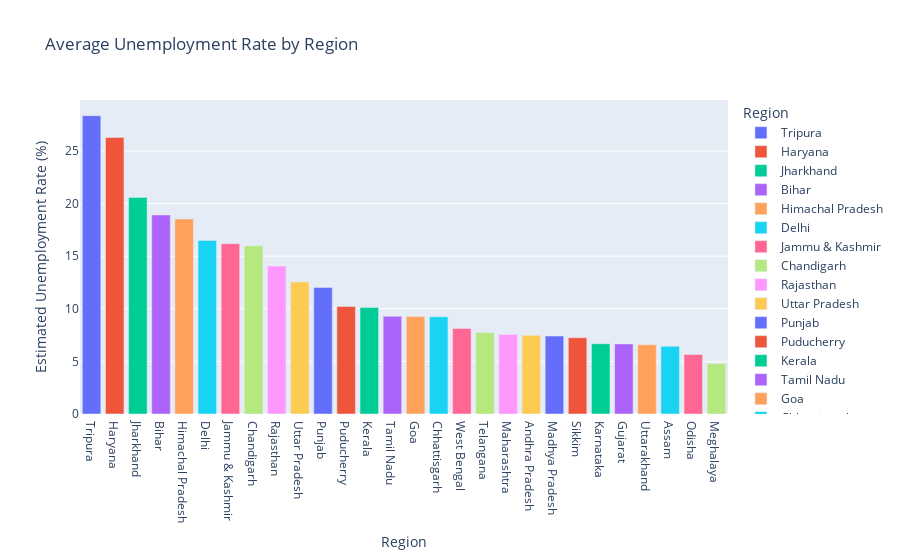

The cell this chart's notebook holds for it:
### Markdown cell above
3. Regional Analysis
We will analyze the unemployment rate by region to see if certain regions are more affected than others.

### Code cell
# Calculate the mean unemployment rate for each region
average_unemployment_rate = unemployment_data_cleaned.groupby('Region')['Estimated Unemployment Rate (%)'].mean().reset_index()

# Sort the data by unemployment rate
average_unemployment_rate = average_unemployment_rate.sort_values(by='Estimated Unemployment Rate (%)', ascending=False)

# Plot the average unemployment rate by region
fig = px.bar(average_unemployment_rate, x='Region', y='Estimated Unemployment Rate (%)', color='Region',
             title='Average Unemployment Rate by Region',
             labels={'Estimated Unemployment Rate (%)': 'Estimated Unemployment Rate (%)'})

# Ensure the plot is ordered
fig.update_layout(xaxis={'categoryorder':'total descending'})
fig.show()

### Figure 1 — Plotly figure (JSON) as saved in the notebook; plotly's stock layout.template omitted (floating-point values rounded to 4 significant figures)
{"data": [{"alignmentgroup": "True", "hovertemplate": "Region=%{x}<br>Estimated Unemployment Rate (%)=%{y}<extra></extra>", "legendgroup": "Tripura", "marker": {"color": "#636efa", "pattern": {"shape": ""}}, "name": "Tripura", "offsetgroup": "Tripura", "orientation": "v", "showlegend": true, "textposition": "auto", "type": "bar", "x": ["Tripura"], "xaxis": "x", "y": [28.35], "yaxis": "y"}, {"alignmentgroup": "True", "hovertemplate": "Region=%{x}<br>Estimated Unemployment Rate (%)=%{y}<extra></extra>", "legendgroup": "Haryana", "marker": {"color": "#EF553B", "pattern": {"shape": ""}}, "name": "Haryana", "offsetgroup": "Haryana", "orientation": "v", "showlegend": true, "textposition": "auto", "type": "bar", "x": ["Haryana"], "xaxis": "x", "y": [26.28], "yaxis": "y"}, {"alignmentgroup": "True", "hovertemplate": "Region=%{x}<br>Estimated Unemployment Rate (%)=%{y}<extra></extra>", "legendgroup": "Jharkhand", "marker": {"color": "#00cc96", "pattern": {"shape": ""}}, "name": "Jharkhand", "offsetgroup": "Jharkhand", "orientation": "v", "showlegend": true, "textposition": "auto", "type": "bar", "x": ["Jharkhand"], "xaxis": "x", "y": [20.59], "yaxis": "y"}, {"alignmentgroup": "True", "hovertemplate": "Region=%{x}<br>Estimated Unemployment Rate (%)=%{y}<extra></extra>", "legendgroup": "Bihar", "marker": {"color": "#ab63fa", "pattern": {"shape": ""}}, "name": "Bihar", "offsetgroup": "Bihar", "orientation": "v", "showlegend": true, "textposition": "auto", "type": "bar", "x": ["Bihar"], "xaxis": "x", "y": [18.92], "yaxis": "y"}, {"alignmentgroup": "True", "hovertemplate": "Region=%{x}<br>Estimated Unemployment Rate (%)=%{y}<extra></extra>", "legendgroup": "Himachal Pradesh", "marker": {"color": "#FFA15A", "pattern": {"shape": ""}}, "name": "Himachal Pradesh", "offsetgroup": "Himachal Pradesh", "orientation": "v", "showlegend": true, "textposition": "auto", "type": "bar", "x": ["Himachal Pradesh"], "xaxis": "x", "y": [18.54], "yaxis": "y"}, {"alignmentgroup": "True", "hovertemplate": "Region=%{x}<br>Estimated Unemployment Rate (%)=%{y}<extra></extra>", "legendgroup": "Delhi", "marker": {"color": "#19d3f3", "pattern": {"shape": ""}}, "name": "Delhi", "offsetgroup": "Delhi", "orientation": "v", "showlegend": true, "textposition": "auto", "type": "bar", "x": ["Delhi"], "xaxis": "x", "y": [16.5], "yaxis": "y"}, {"alignmentgroup": "True", "hovertemplate": "Region=%{x}<br>Estimated Unemployment Rate (%)=%{y}<extra></extra>", "legendgroup": "Jammu & Kashmir", "marker": {"color": "#FF6692", "pattern": {"shape": ""}}, "name": "Jammu & Kashmir", "offsetgroup": "Jammu & Kashmir", "orientation": "v", "showlegend": true, "textposition": "auto", "type": "bar", "x": ["Jammu & Kashmir"], "xaxis": "x", "y": [16.19], "yaxis": "y"}, {"alignmentgroup": "True", "hovertemplate": "Region=%{x}<br>Estimated Unemployment Rate (%)=%{y}<extra></extra>", "legendgroup": "Chandigarh", "marker": {"color": "#B6E880", "pattern": {"shape": ""}}, "name": "Chandigarh", "offsetgroup": "Chandigarh", "orientation": "v", "showlegend": true, "textposition": "auto", "type": "bar", "x": ["Chandigarh"], "xaxis": "x", "y": [15.99], "yaxis": "y"}, {"alignmentgroup": "True", "hovertemplate": "Region=%{x}<br>Estimated Unemployment Rate (%)=%{y}<extra></extra>", "legendgroup": "Rajasthan", "marker": {"color": "#FF97FF", "pattern": {"shape": ""}}, "name": "Rajasthan", "offsetgroup": "Rajasthan", "orientation": "v", "showlegend": true, "textposition": "auto", "type": "bar", "x": ["Rajasthan"], "xaxis": "x", "y": [14.06], "yaxis": "y"}, {"alignmentgroup": "True", "hovertemplate": "Region=%{x}<br>Estimated Unemployment Rate (%)=%{y}<extra></extra>", "legendgroup": "Uttar Pradesh", "marker": {"color": "#FECB52", "pattern": {"shape": ""}}, "name": "Uttar Pradesh", "offsetgroup": "Uttar Pradesh", "orientation": "v", "showlegend": true, "textposition": "auto", "type": "bar", "x": ["Uttar Pradesh"], "xaxis": "x", "y": [12.55], "yaxis": "y"}, {"alignmentgroup": "True", "hovertemplate": "Region=%{x}<br>Estimated Unemployment Rate (%)=%{y}<extra></extra>", "legendgroup": "Punjab", "marker": {"color": "#636efa", "pattern": {"shape": ""}}, "name": "Punjab", "offsetgroup": "Punjab", "orientation": "v", "showlegend": true, "textposition": "auto", "type": "bar", "x": ["Punjab"], "xaxis": "x", "y": [12.03], "yaxis": "y"}, {"alignmentgroup": "True", "hovertemplate": "Region=%{x}<br>Estimated Unemployment Rate (%)=%{y}<extra></extra>", "legendgroup": "Puducherry", "marker": {"color": "#EF553B", "pattern": {"shape": ""}}, "name": "Puducherry", "offsetgroup": "Puducherry", "orientation": "v", "showlegend": true, "textposition": "auto", "type": "bar", "x": ["Puducherry"], "xaxis": "x", "y": [10.22], "yaxis": "y"}, {"alignmentgroup": "True", "hovertemplate": "Region=%{x}<br>Estimated Unemployment Rate (%)=%{y}<extra></extra>", "legendgroup": "Kerala", "marker": {"color": "#00cc96", "pattern": {"shape": ""}}, "name": "Kerala", "offsetgroup": "Kerala", "orientation": "v", "showlegend": true, "textposition": "auto", "type": "bar", "x": ["Kerala"], "xaxis": "x", "y": [10.12], "yaxis": "y"}, {"alignmentgroup": "True", "hovertemplate": "Region=%{x}<br>Estimated Unemployment Rate (%)=%{y}<extra></extra>", "legendgroup": "Tamil Nadu", "marker": {"color": "#ab63fa", "pattern": {"shape": ""}}, "name": "Tamil Nadu", "offsetgroup": "Tamil Nadu", "orientation": "v", "showlegend": true, "textposition": "auto", "type": "bar", "x": ["Tamil Nadu"], "xaxis": "x", "y": [9.284], "yaxis": "y"}, {"alignmentgroup": "True", "hovertemplate": "Region=%{x}<br>Estimated Unemployment Rate (%)=%{y}<extra></extra>", "legendgroup": "Goa", "marker": {"color": "#FFA15A", "pattern": {"shape": ""}}, "name": "Goa", "offsetgroup": "Goa", "orientation": "v", "showlegend": true, "textposition": "auto", "type": "bar", "x": ["Goa"], "xaxis": "x", "y": [9.274], "yaxis": "y"}, {"alignmentgroup": "True", "hovertemplate": "Region=%{x}<br>Estimated Unemployment Rate (%)=%{y}<extra></extra>", "legendgroup": "Chhattisgarh", "marker": {"color": "#19d3f3", "pattern": {"shape": ""}}, "name": "Chhattisgarh", "offsetgroup": "Chhattisgarh", "orientation": "v", "showlegend": true, "textposition": "auto", "type": "bar", "x": ["Chhattisgarh"], "xaxis": "x", "y": [9.24], "yaxis": "y"}, {"alignmentgroup": "True", "hovertemplate": "Region=%{x}<br>Estimated Unemployment Rate (%)=%{y}<extra></extra>", "legendgroup": "West Bengal", "marker": {"color": "#FF6692", "pattern": {"shape": ""}}, "name": "West Bengal", "offsetgroup": "West Bengal", "orientation": "v", "showlegend": true, "textposition": "auto", "type": "bar", "x": ["West Bengal"], "xaxis": "x", "y": [8.125], "yaxis": "y"}, {"alignmentgroup": "True", "hovertemplate": "Region=%{x}<br>Estimated Unemployment Rate (%)=%{y}<extra></extra>", "legendgroup": "Telangana", "marker": {"color": "#B6E880", "pattern": {"shape": ""}}, "name": "Telangana", "offsetgroup": "Telangana", "orientation": "v", "showlegend": true, "textposition": "auto", "type": "bar", "x": ["Telangana"], "xaxis": "x", "y": [7.738], "yaxis": "y"}, {"alignmentgroup": "True", "hovertemplate": "Region=%{x}<br>Estimated Unemployment Rate (%)=%{y}<extra></extra>", "legendgroup": "Maharashtra", "marker": {"color": "#FF97FF", "pattern": {"shape": ""}}, "name": "Maharashtra", "offsetgroup": "Maharashtra", "orientation": "v", "showlegend": true, "textposition": "auto", "type": "bar", "x": ["Maharashtra"], "xaxis": "x", "y": [7.558], "yaxis": "y"}, {"alignmentgroup": "True", "hovertemplate": "Region=%{x}<br>Estimated Unemployment Rate (%)=%{y}<extra></extra>", "legendgroup": "Andhra Pradesh", "marker": {"color": "#FECB52", "pattern": {"shape": ""}}, "name": "Andhra Pradesh", "offsetgroup": "Andhra Pradesh", "orientation": "v", "showlegend": true, "textposition": "auto", "type": "bar", "x": ["Andhra Pradesh"], "xaxis": "x", "y": [7.477], "yaxis": "y"}, {"alignmentgroup": "True", "hovertemplate": "Region=%{x}<br>Estimated Unemployment Rate (%)=%{y}<extra></extra>", "legendgroup": "Madhya Pradesh", "marker": {"color": "#636efa", "pattern": {"shape": ""}}, "name": "Madhya Pradesh", "offsetgroup": "Madhya Pradesh", "orientation": "v", "showlegend": true, "textposition": "auto", "type": "bar", "x": ["Madhya Pradesh"], "xaxis": "x", "y": [7.406], "yaxis": "y"}, {"alignmentgroup": "True", "hovertemplate": "Region=%{x}<br>Estimated Unemployment Rate (%)=%{y}<extra></extra>", "legendgroup": "Sikkim", "marker": {"color": "#EF553B", "pattern": {"shape": ""}}, "name": "Sikkim", "offsetgroup": "Sikkim", "orientation": "v", "showlegend": true, "textposition": "auto", "type": "bar", "x": ["Sikkim"], "xaxis": "x", "y": [7.249], "yaxis": "y"}, {"alignmentgroup": "True", "hovertemplate": "Region=%{x}<br>Estimated Unemployment Rate (%)=%{y}<extra></extra>", "legendgroup": "Karnataka", "marker": {"color": "#00cc96", "pattern": {"shape": ""}}, "name": "Karnataka", "offsetgroup": "Karnataka", "orientation": "v", "showlegend": true, "textposition": "auto", "type": "bar", "x": ["Karnataka"], "xaxis": "x", "y": [6.676], "yaxis": "y"}, {"alignmentgroup": "True", "hovertemplate": "Region=%{x}<br>Estimated Unemployment Rate (%)=%{y}<extra></extra>", "legendgroup": "Gujarat", "marker": {"color": "#ab63fa", "pattern": {"shape": ""}}, "name": "Gujarat", "offsetgroup": "Gujarat", "orientation": "v", "showlegend": true, "textposition": "auto", "type": "bar", "x": ["Gujarat"], "xaxis": "x", "y": [6.664], "yaxis": "y"}, {"alignmentgroup": "True", "hovertemplate": "Region=%{x}<br>Estimated Unemployment Rate (%)=%{y}<extra></extra>", "legendgroup": "Uttarakhand", "marker": {"color": "#FFA15A", "pattern": {"shape": ""}}, "name": "Uttarakhand", "offsetgroup": "Uttarakhand", "orientation": "v", "showlegend": true, "textposition": "auto", "type": "bar", "x": ["Uttarakhand"], "xaxis": "x", "y": [6.583], "yaxis": "y"}, {"alignmentgroup": "True", "hovertemplate": "Region=%{x}<br>Estimated Unemployment Rate (%)=%{y}<extra></extra>", "legendgroup": "Assam", "marker": {"color": "#19d3f3", "pattern": {"shape": ""}}, "name": "Assam", "offsetgroup": "Assam", "orientation": "v", "showlegend": true, "textposition": "auto", "type": "bar", "x": ["Assam"], "xaxis": "x", "y": [6.428], "yaxis": "y"}, {"alignmentgroup": "True", "hovertemplate": "Region=%{x}<br>Estimated Unemployment Rate (%)=%{y}<extra></extra>", "legendgroup": "Odisha", "marker": {"color": "#FF6692", "pattern": {"shape": ""}}, "name": "Odisha", "offsetgroup": "Odisha", "orientation": "v", "showlegend": true, "textposition": "auto", "type": "bar", "x": ["Odisha"], "xaxis": "x", "y": [5.658], "yaxis": "y"}, {"alignmentgroup": "True", "hovertemplate": "Region=%{x}<br>Estimated Unemployment Rate (%)=%{y}<extra></extra>", "legendgroup": "Meghalaya", "marker": {"color": "#B6E880", "pattern": {"shape": ""}}, "name": "Meghalaya", "offsetgroup": "Meghalaya", "orientation": "v", "showlegend": true, "textposition": "auto", "type": "bar", "x": ["Meghalaya"], "xaxis": "x", "y": [4.799], "yaxis": "y"}], "layout": {"barmode": "relative", "legend": {"title": {"text": "Region"}, "tracegroupgap": 0}, "title": {"text": "Average Unemployment Rate by Region"}, "xaxis": {"anchor": "y", "categoryarray": ["Tripura", "Haryana", "Jharkhand", "Bihar", "Himachal Pradesh", "Delhi", "Jammu & Kashmir", "Chandigarh", "Rajasthan", "Uttar Pradesh", "Punjab", "Puducherry", "Kerala", "Tamil Nadu", "Goa", "Chhattisgarh", "West Bengal", "Telangana", "Maharashtra", "Andhra Pradesh", "Madhya Pradesh", "Sikkim", "Karnataka", "Gujarat", "Uttarakhand", "Assam", "Odisha", "Meghalaya"], "categoryorder": "total descending", "domain": [0, 1], "title": {"text": "Region"}}, "yaxis": {"anchor": "x", "domain": [0, 1], "title": {"text": "Estimated Unemployment Rate (%)"}}}}
